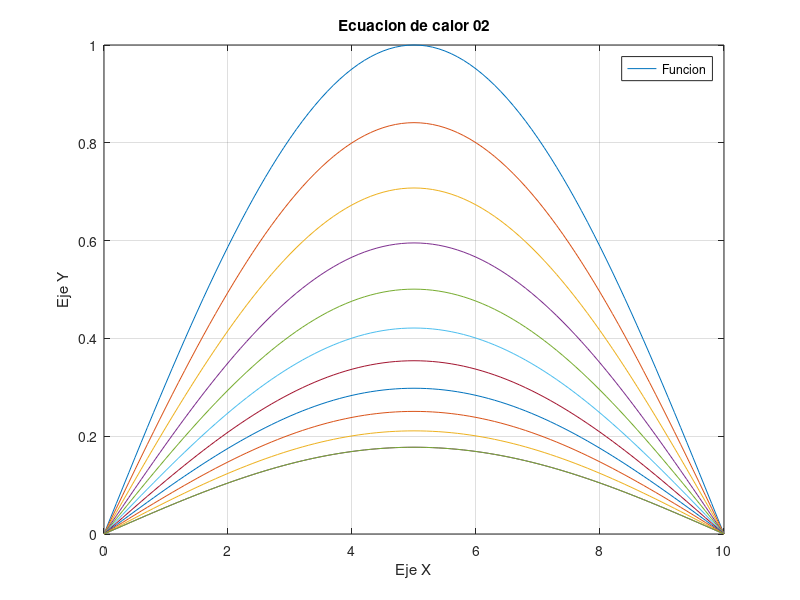

Recreate this plot in MATLAB.
% Jose Ramiro Fuentes Lara
% Ecuaciones Diferenciales Parciales
% Simulacro de examen 02 --- Corresponde a nuestra funcion 
clc; clear; close all;

%% Se establece nuestra condicion inicial asi como el intervalo de nuestra serie

k = 1.04;     % Constante
d = 0.056;    % Cp
p = 10.6;     % Densidad 

c = (k/(d*p))^0.5;

l = 10;  % Longitud de nuestra barra

x = 0:.1:l;    % Intervalo de x
lambda = c*pi/l;

    %% Forma 1 codigo improvisado

 for t = 0:1:10
         u = sin(pi*x/l) * exp(-(lambda.^2)*t) ;  
    plot(x,u);
    hold on;
end

%% Se grafica nuestra funcion

plot(x,u);
grid on 

set(gcf,'Name','Ecuaciones Diferenciales Parciales') 
    xlabel('Eje X')
    ylabel('Eje Y')
    title('Ecuacion de calor 02')
    legend('Funcion')